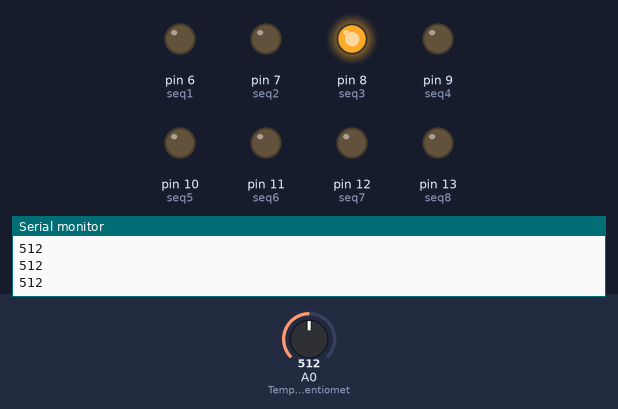
The sketch below on a simulated Arduino Uno, built with avr-gcc and run on an emulated ATmega328P. On the bench: output pins drawn as LEDs (lit = HIGH), the last lines printed to the serial monitor. The test bench sets the inputs (shaded band); at power-on: A0 (Tempo_control_potentiomet) = 512.

Above: at 1.3 s.
1.4 s: A0 (Tempo_control_potentiomet) set to 480
At 4.17 s:
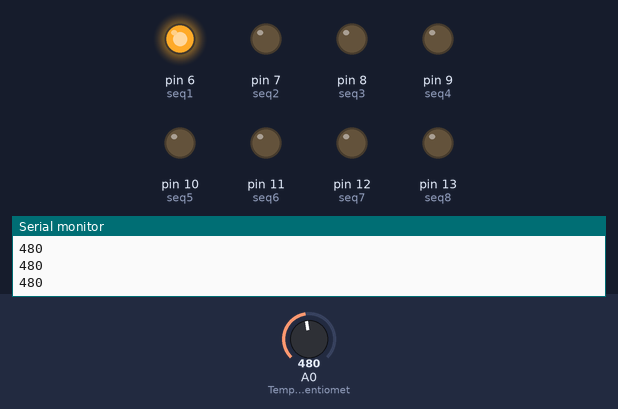
4.5 s: A0 (Tempo_control_potentiomet) set to 437
At 7.3 s:
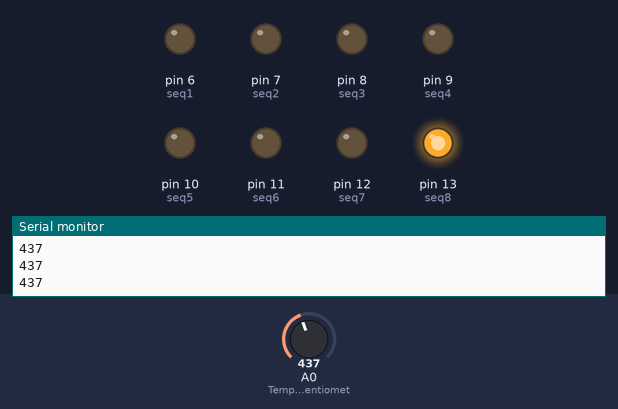
7.6 s: A0 (Tempo_control_potentiomet) set to 511
At 8.3 s:
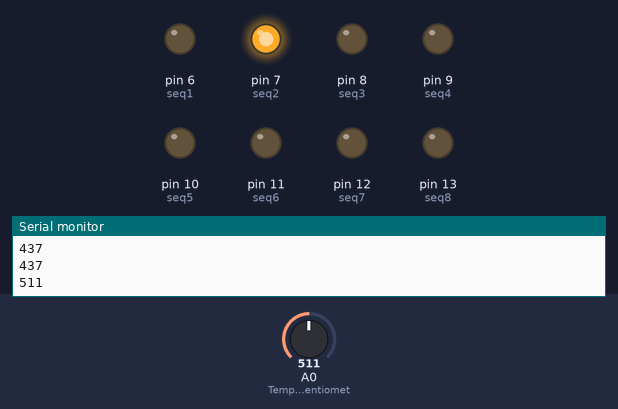
10.7 s: A0 (Tempo_control_potentiomet) set to 545
13.8 s: A0 (Tempo_control_potentiomet) set to 572
Timing chart, 0 to 17.9 s (numbered marks = the images above; inputs shaded):
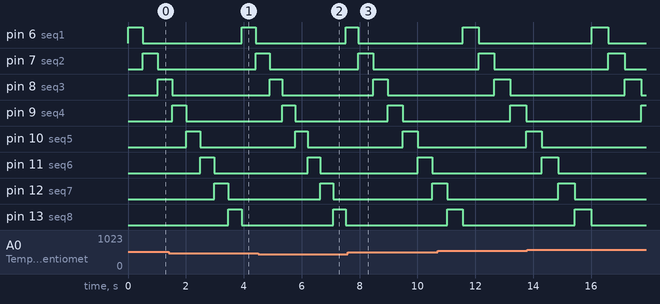

Measured:
- the behaviour switches between 494 and 493 on A0 (Tempo_control_potentiomet) (found by bisection; images 0 and 1)
- the behaviour switches between 450 and 449 on A0 (Tempo_control_potentiomet) (found by bisection; images 1 and 2)
- after the input at 1.4 s, pin 6 (seq1): LOW → HIGH after 2.5 s instead of 2.7 s; pin 7 (seq2): LOW → HIGH after 3.0 s
- after the input at 4.5 s, pin 6 (seq1): LOW → HIGH after 3.0 s; pin 13 (seq8): LOW → HIGH after 2.6 s instead of 2.8 s
- after the input at 7.6 s, pin 13 (seq8): stays LOW (without the input it goes to HIGH after 3.0 s)

The sketch:

Sequencer.ino
```cpp
/*
 * An Arduino Sequencer
 * Author: Pablo Lago https://github.com/L4g0
 *
 *
 *
 * Last update: 31/01/2018
 *
  */

//Setting the pin for each step
int seq1 = 6;
int seq2 = 7;
int seq3 = 8;
int seq4 = 9;
int seq5 = 10;
int seq6 = 11;
int seq7 = 12;
int seq8 = 13;

/*tempo is initialized at 500, but it will change depending on
the potentiometer connected in A0*/
int tempo = 500;


void setup() {
  pinMode(seq1, OUTPUT);
  pinMode(seq2, OUTPUT);
  pinMode(seq3, OUTPUT);
  pinMode(seq4, OUTPUT);
  pinMode(seq5, OUTPUT);
  pinMode(seq6, OUTPUT);
  pinMode(seq7, OUTPUT);
  pinMode(seq8, OUTPUT);
  pinMode(A0, INPUT); //Tempo control potentiometer pin
  Serial.begin(9600);

}

void loop() {
  tempo = analogRead(A0);
  Serial.println(tempo);
  digitalWrite(seq1, HIGH);
  delay(tempo);
  digitalWrite(seq1, LOW);

  tempo = analogRead(A0);
  Serial.println(tempo);
  digitalWrite(seq2, HIGH);
  delay(tempo);
  digitalWrite(seq2, LOW);

  tempo = analogRead(A0);
  Serial.println(tempo);
  digitalWrite(seq3, HIGH);
  delay(tempo);
  digitalWrite(seq3, LOW);

  tempo = analogRead(A0);
  Serial.println(tempo);
  digitalWrite(seq4, HIGH);
  delay(tempo);
  digitalWrite(seq4, LOW);

  tempo = analogRead(A0);
  Serial.println(tempo);
  digitalWrite(seq5, HIGH);
  delay(tempo);
  digitalWrite(seq5, LOW);

  tempo = analogRead(A0);
  Serial.println(tempo);
  digitalWrite(seq6, HIGH);
  delay(tempo);
  digitalWrite(seq6, LOW);

  tempo = analogRead(A0);
  Serial.println(tempo);
  digitalWrite(seq7, HIGH);
  delay(tempo);
  digitalWrite(seq7, LOW);

  tempo = analogRead(A0);
  Serial.println(tempo);
  digitalWrite(seq8, HIGH);
  delay(tempo);
  digitalWrite(seq8, LOW);

}
```
